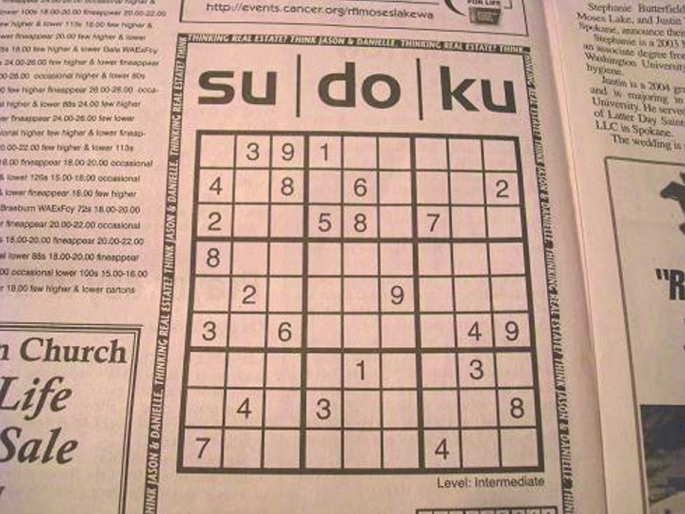
#> input picture Practice Codes/Point, Line and Edge Detection/sudoku.png, 685 x 514 px
$ jupyter execute 'hough builtin.ipynb'
#> lines starting #> are read from the running program, lines starting #| are printed output that depends on the picture; after the words box and inside, x2 and y2 are one past the last pixel; in counts of white or black regions, pixels touching at a corner belong together
[cell 1]
import numpy as np
import cv2
import matplotlib.pyplot as plt

[cell 2]
def show_image(img, title):
    plt.imshow(img, cmap='gray', vmin=0, vmax=255)
    plt.title(title)
    plt.xticks([])
    plt.yticks([])
    plt.show()

[cell 3]
im = cv2.imread('sudoku.png')
#> im is the input picture: shape (514, 685, 3); mean B, G, R 146.5, 162.3, 193.1

show_image(im, 'Input Image')

[cell 4]
gray_img = cv2.cvtColor(im, cv2.COLOR_BGR2GRAY)
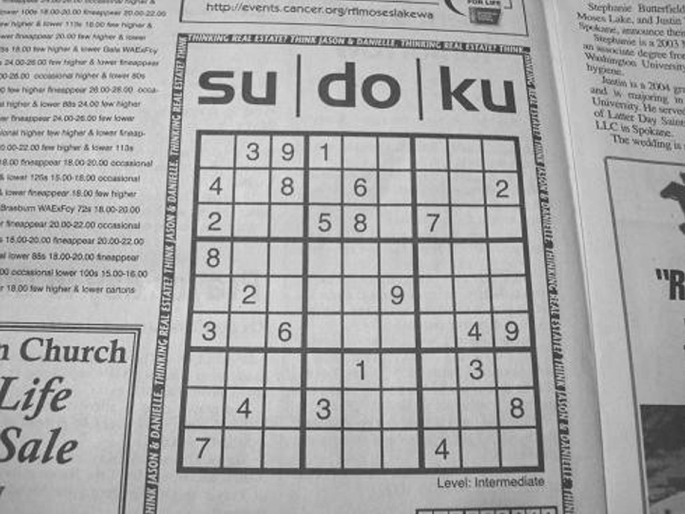
#> gray_img: shape (514, 685); min 42, max 236, mean 169.7

canny_edges = cv2.Canny(gray_img, 100, 200, apertureSize=3)
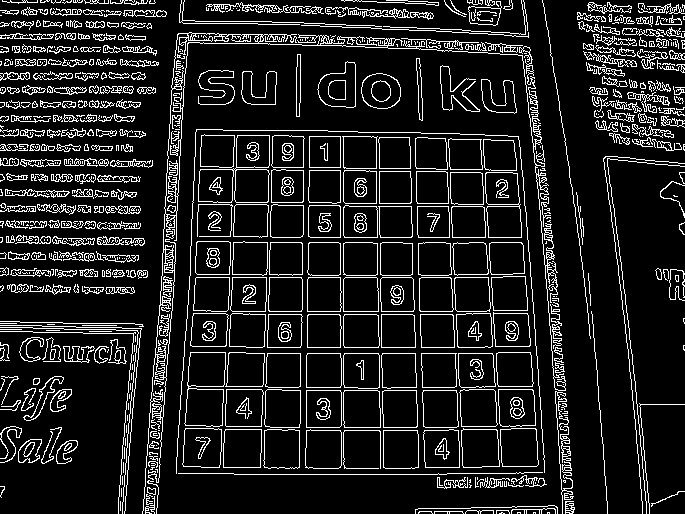
#> canny_edges: shape (514, 685); 12.4% white in thin lines or dots

show_image(canny_edges, 'Edges Detected Using Canny Edge Detector')

[cell 5]
lines = cv2.HoughLines(canny_edges, 1, np.pi / 180, 250)
#> lines = 15 rows, first 8: [277, 1.57], [242, 1.57], [343, 0], [237, 1.57], [8, 1.62], [34, 1.61], [206, 1.57], [347, 1.57]

[cell 6]
for line in lines:
    r, theta = line[0]
    a = np.cos(theta)
    b = np.sin(theta)

    x0, y0 = a * r, b * r
    x1, y1 = int(x0 - 1000 * b), int(y0 + 1000 * a)
    x2, y2 = int(x0 + 1000 * b), int(y0 - 1000 * a)

    cv2.line(im, (x1, y1), (x2, y2), (0, 255, 0), 2)
#> this loop made 15 passes
#> (r, theta, a, b, x0, y0, x1, y1) on passes 1 to 12: (277, 1.57, -4.37e-08, 1, -1.21e-05, 277, -1000, 276), (242, 1.57, -4.37e-08, 1, -1.06e-05, 242, -1000, 241), (343, 0, 1, 0, 343, 0, 343, 1000), (237, 1.57, -4.37e-08, 1, -1.04e-05, 237, -1000, 236), (8, 1.62, -0.0523, 0.999, -0.419, 7.99, -999, -44), (34, 1.61, -0.0349, 0.999, -1.19, 33.98, -1000, 0), (206, 1.57, -4.37e-08, 1, -9e-06, 206, -1000, 205), (347, 1.57, -4.37e-08, 1, -1.52e-05, 347, -1000, 346), (311, 1.57, -4.37e-08, 1, -1.36e-05, 311, -1000, 310), (353, 1.57, -4.37e-08, 1, -1.54e-05, 353, -1000, 352), (31, 1.61, -0.0349, 0.999, -1.08, 30.98, -1000, -3), (130, 1.59, -0.0175, 1, -2.27, 130, -1002, 112)
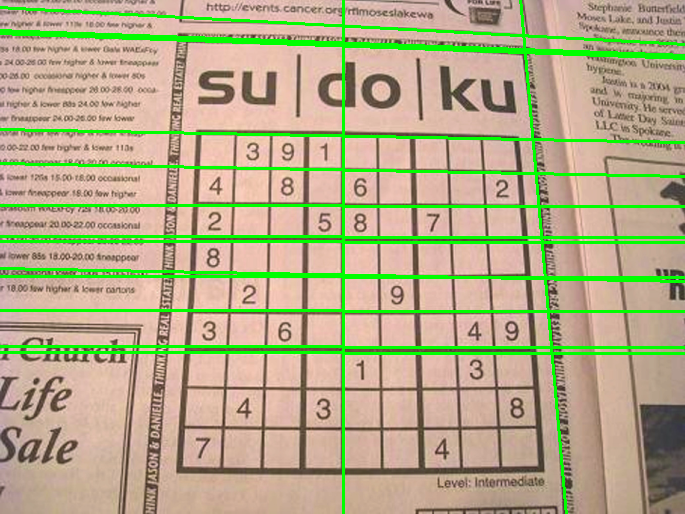
#> im: shape (514, 685, 3); 8.25% of pixels changed, all inside (x1, y1, x2, y2) = (0, 0, 685, 514)

[cell 7]
show_image(im, 'Detected Lines using Hough Transform')

[cell 8]
im = cv2.imread('sudoku.png')

[cell 9]
lines = cv2.HoughLinesP(canny_edges, 1, np.pi / 180, 127, minLineLength=5, maxLineGap=10)
#> lines = 181 rows, first 6: [0, 237, 57, 237], [246, 353, 497, 353], [229, 242, 402, 242], [189, 277, 502, 277], [343, 106, 343, 99], [1, 35, 143, 39]

[cell 10]
if lines is not None:
    for line in lines:
        x1, y1, x2, y2 = line[0]
        cv2.line(im, (x1, y1), (x2, y2), (0, 255, 0), 2)
#> this loop made 181 passes
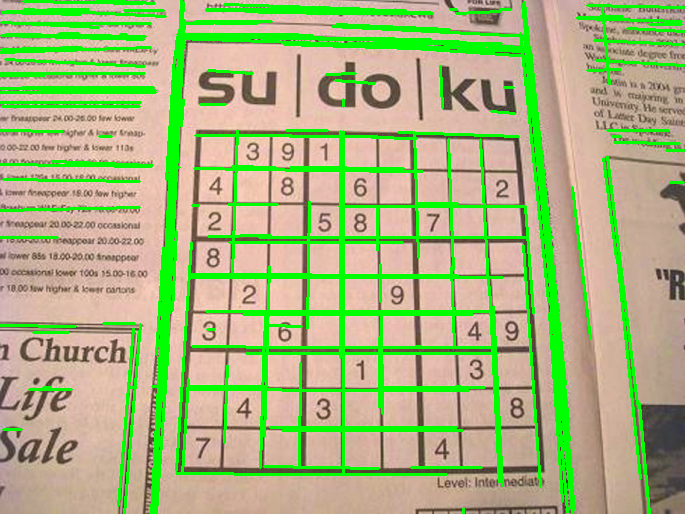
#> im: shape (514, 685, 3); 15.79% of pixels changed, all inside (x1, y1, x2, y2) = (0, 0, 685, 514)
